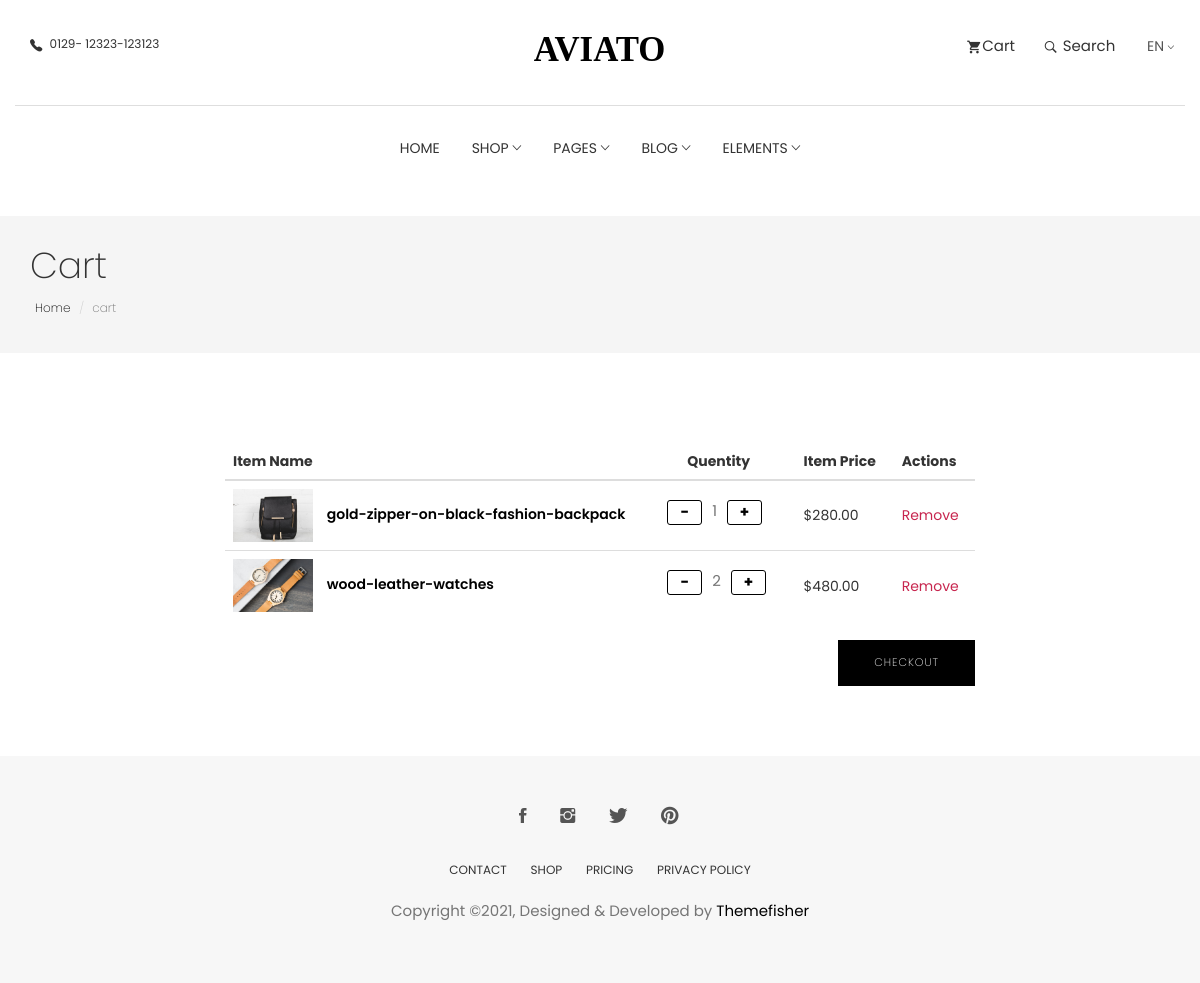
The page /order/cart/ (signed in) on the database its author committed.
### order/models.py (models this page shows, shortened)
class Cart(models.Model):
    user = models.ForeignKey(
        CustomUser, on_delete=models.CASCADE, related_name='cart')
    item = models.ForeignKey(Product, on_delete=models.CASCADE)
    quentity = models.IntegerField(default=1)
    purchased = models.BooleanField(default=False)
    created = models.DateTimeField(auto_now_add=True)
    updated = models.DateTimeField(auto_now=True)
    def get_total(self):
        total = self.item.price * self.quentity
        float_total = format(total, '0.2f')
        return float_total

### core/models.py (models this page shows, shortened)
class Product(models.Model):
    name = models.CharField(max_length=100, blank=False, null=False)
    category = models.ForeignKey(Category, on_delete=models.CASCADE)
    preview_desc = models.CharField(
        max_length=100, verbose_name='short description')
    description = models.TextField(max_length=300, verbose_name='description')
    image = models.ImageField(upload_to='products')
    price = models.FloatField()
    old_price = models.FloatField(default=0.0, blank=True, null=True)
    is_stock = models.BooleanField(default=True)
    created = models.DateTimeField(auto_now_add=True)
    class Meta:
        ordering = ['-created']

### order/views.py (the view)
# urls.py: path('cart/', views.CartView.as_view(), name='cart'),
@method_decorator(login_required, name='dispatch')
class CartView(TemplateView):
    template_name = 'order/cart.html'
    def get_context_data(self, **kwargs):
        context = super().get_context_data(**kwargs)
        context['carts'] = Cart.objects.filter(
            user=self.request.user, purchased=False)
        return context

### order/models.py (called while the page is built)
    def get_totals(self):
        total = 0
        for order_item in self.orderitems.all():
            total += float(order_item.get_total())
        return total

### order/templatetags/cart_items.py (called while the page is built)
@register.filter(name='cart_items')
def cart_items(user):
    items = Cart.objects.filter(user=user, purchased=False)
    if items.exists():
        return items
    else:
        return False

@register.filter
def order_price(user):
    orders = Order.objects.filter(user=user, ordered=False)
    if orders.exists():
        order = orders[0]
        return order.get_totals()
    else:
        False

### templates/order/cart.html
{% extends 'core/base.html' %} {% load static %} {% load cart_items %} <br />
{% block content %}
<section class="page-header">
  <div class="container">
    <div class="row">
      <div class="col-md-12">
        <div class="content">
          <h1 class="page-name">Cart</h1>
          <ol class="breadcrumb">
            <li><a href="/">Home</a></li>
            <li class="active">cart</li>
          </ol>
        </div>
      </div>
    </div>
  </div>
</section>
<div class="page-wrapper">
  <div class="cart shopping">
    <div class="container">
      <div class="row">
        <div class="col-md-8 col-md-offset-2">
          <div class="block">
            <div class="product-list">
              {% if carts %}
              <form method="post">
                <table class="table">
                  <thead>
                    <tr>
                      <th class="">Item Name</th>
                      <th class="">Quentity</th>
                      <th class="">Item Price</th>
                      <th class="">Actions</th>
                    </tr>
                  </thead>
                  <tbody>
                    {% for cart in carts %}
                    <tr class="">
                      <td class="">
                        <div class="product-info">
                          <img
                            width="80"
                            src="{{cart.item.image.url}}"
                            alt=""
                          />
                          <a href="#!">{{cart.item.name}}</a>
                        </div>
                      </td>
                      <td class="">
                        <div class="q-group">
                          <p class="q-btn">
                            <a
                              id="decrement"
                              href="{% url 'decrement' cart.item.id %}"
                              >-</a
                            >
                          </p>
                          <p id="quentity">{{cart.quentity}}</p>
                          <p class="q-btn">
                            <a
                              id="increment"
                              itemid="{{cart.item.id}}"
                              href="{% url 'increment' cart.item.id %}"
                              >+</a
                            >
                          </p>
                        </div>
                      </td>
                      <td class="">${{cart.get_total}}</td>
                      <td class="">
                        <a
                          class="product-remove"
                          href="{% url 'remove' cart.item.id %}"
                          >Remove</a
                        >
                      </td>
                    </tr>
                    {% endfor %}
                  </tbody>
                </table>
                <a href="{% url 'checkout' %}" class="btn btn-main pull-right"
                  >Checkout</a
                >
              </form>
              {% else %}
              <div class="mx-auto text-center">
                <h2>Cart Empty</h2>
                <br />
                <a href="/">add item to cart</a>
              </div>
              {% endif %}
            </div>
          </div>
        </div>
      </div>
    </div>
  </div>
</div>
{% endblock content %}

### templates/core/base.html (shortened to what this page needs)
<!DOCTYPE html>
<html lang="en">
  {% load static %} {% load cart_items %}
  <head>
    <link
      rel="stylesheet"
      href="{% static 'plugins/themefisher-font/style.css' %}"
    />
    <link
      rel="stylesheet"
      href="{% static 'plugins/bootstrap/css/bootstrap.min.css' %}"
    />
    <link rel="stylesheet" href="{% static 'plugins/animate/animate.css' %}" />
    <link rel="stylesheet" href="{% static 'plugins/slick/slick.css' %}" />
    <link
      rel="stylesheet"
      href="{% static 'plugins/slick/slick-theme.css' %}"
    />
    <link rel="stylesheet" href="{% static 'css/style.css' %}" />
    <link rel="stylesheet" href="{% static 'css/custom.css' %}" />
  </head>
  <body id="body">
    <section class="top-header">
      <div class="container">
        <div class="row">
          <div class="col-md-4 col-xs-12 col-sm-4">
            <div class="contact-number">
              <i class="tf-ion-ios-telephone"></i>
              <span>0129- 12323-123123</span>
            </div>
          </div>
          <div class="col-md-4 col-xs-12 col-sm-4">
            <div class="logo text-center">
              <a href="index.html">
                <svg
                  width="135px"
                  height="29px"
                  viewBox="0 0 155 29"
                  version="1.1"
                  xmlns="http://www.w3.org/2000/svg"
                  xmlns:xlink="http://www.w3.org/1999/xlink"
                >
                  <g
                    id="Page-1"
                    stroke="none"
                    stroke-width="1"
                    fill="none"
                    fill-rule="evenodd"
                    font-size="40"
                    font-family="AustinBold, Austin"
                    font-weight="bold"
                  >
                    <g
                      id="Group"
                      transform="translate(-108.000000, -297.000000)"
                      fill="#000000"
                    >
                      <text id="AVIATO">
                        <tspan x="108.94" y="325">AVIATO</tspan>
                      </text>
                    </g>
                  </g>
                </svg>
              </a>
            </div>
          </div>
          <div class="col-md-4 col-xs-12 col-sm-4">
            <ul class="top-menu text-right list-inline">
              <li class="dropdown cart-nav dropdown-slide">
                <a
                  href="#!"
                  class="dropdown-toggle"
                  data-toggle="dropdown"
                  data-hover="dropdown"
                  ><i class="tf-ion-android-cart"></i>Cart</a
                >
                {% if request.user.is_authenticated %}
                  {% if request.user|cart_items %}
              </li>
              {% endif %} {% endif %}
              <li class="dropdown search dropdown-slide">
                <a
                  href="#!"
                  class="dropdown-toggle"
                  data-toggle="dropdown"
                  data-hover="dropdown"
                  ><i class="tf-ion-ios-search-strong"></i> Search</a
                >
              </li>
              <li class="commonSelect">
                <select class="form-control">
                  <option>EN</option>
                </select>
              </li>
            </ul>
          </div>
        </div>
      </div>
    </section>
    <section class="menu">
      <nav class="navbar navigation">
        <div class="container">
          <div id="navbar" class="navbar-collapse collapse text-center">
            <ul class="nav navbar-nav">
              <li class="dropdown">
                <a href="/">Home</a>
              </li>
              <li class="dropdown dropdown-slide">
                <a
                  href="#!"
                  class="dropdown-toggle"
                  data-toggle="dropdown"
                  data-hover="dropdown"
                  data-delay="350"
                  role="button"
                  aria-haspopup="true"
                  aria-expanded="false"
                  >Shop <span class="tf-ion-ios-arrow-down"></span
                ></a>
              </li>
              <li class="dropdown full-width dropdown-slide">
                <a
                  href="#!"
                  class="dropdown-toggle"
                  data-toggle="dropdown"
                  data-hover="dropdown"
                  data-delay="350"
                  role="button"
                  aria-haspopup="true"
                  aria-expanded="false"
                  >Pages <span class="tf-ion-ios-arrow-down"></span
                ></a>
              </li>
              <li class="dropdown dropdown-slide">
                <a
                  href="#!"
                  class="dropdown-toggle"
                  data-toggle="dropdown"
                  data-hover="dropdown"
                  data-delay="350"
                  role="button"
                  aria-haspopup="true"
                  aria-expanded="false"
                  >Blog <span class="tf-ion-ios-arrow-down"></span
                ></a>
              </li>
              <li class="dropdown dropdown-slide">
                <a
                  href="#!"
                  class="dropdown-toggle"
                  data-toggle="dropdown"
                  data-hover="dropdown"
                  data-delay="350"
                  role="button"
                  aria-haspopup="true"
                  aria-expanded="false"
                  >Elements <span class="tf-ion-ios-arrow-down"></span
                ></a>
              </li>
            </ul>
          </div>
        </div>
      </nav>
    </section>
    {% block content %}{% endblock content %}
    <footer class="footer section text-center">
      <div class="container">
        <div class="row">
          <div class="col-md-12">
            <ul class="social-media">
              <li>
                <a href="https://www.facebook.com/themefisher">
                  <i class="tf-ion-social-facebook"></i>
                </a>
              </li>
              <li>
                <a href="https://www.instagram.com/themefisher">
                  <i class="tf-ion-social-instagram"></i>
                </a>
              </li>
              <li>
                <a href="https://www.twitter.com/themefisher">
                  <i class="tf-ion-social-twitter"></i>
                </a>
              </li>
              <li>
                <a href="https://www.pinterest.com/themefisher/">
                  <i class="tf-ion-social-pinterest"></i>
                </a>
              </li>
            </ul>
            <ul class="footer-menu text-uppercase">
              <li>
                <a href="contact.html">CONTACT</a>
              </li>
              <li>
                <a href="shop.html">SHOP</a>
              </li>
              <li>
                <a href="pricing.html">Pricing</a>
              </li>
              <li>
                <a href="contact.html">PRIVACY POLICY</a>
              </li>
            </ul>
            <p class="copyright-text">
              Copyright &copy;2021, Designed &amp; Developed by
              <a href="https://themefisher.com/">Themefisher</a>
            </p>
          </div>
        </div>
      </div>
    </footer>
  </body>
</html>

### static/css/style.css (style rules this page uses)
body { line-height: 1.5; font-family: "Poppins", sans-serif; -webkit-font-smoothing: antialiased; }
p { font-family: "Poppins", sans-serif; color: #757575; font-size: 15px; }
h1, h2, h3, h4, h5, h6 { font-family: "Poppins", sans-serif; }
h1, h2, h3, h4, h5, h6 { font-weight: 400; }
ol, ul { margin: 0; padding: 0; list-style: none; }
a, a:focus, a:hover { text-decoration: none; outline: 0; color: #000; }
.form-control { box-shadow: none; border-radius: 0; }
.btn-main, .btn-solid-border, .btn-transparent, .btn-small { background: #000; color: #fff; display: inline-block; font-size: 11px; letter-spacing: 1px; padding: 14px 35px; text-transform: uppercase; font-weight: 200; border-radius: 0; }
.section { padding: 80px 0; }
.page-header { background: #f5f5f5; margin-top: 20px; border-bottom: none; padding: 30px 0; }
.page-header h1 { font-weight: 200; margin: 0 0 6px 0; }
.page-header .breadcrumb { background: transparent; padding: 5px; margin: 0; }
.page-header .breadcrumb li { font-weight: 200; font-size: 12px; }
.page-header .breadcrumb li a { color: #000; }
.page-wrapper { padding: 70px 0; }
.dropdown-slide { position: static; }
.commonSelect { margin-left: 10px; padding-right: 6px; position: relative; }
.commonSelect:before { content: '\f3d0'; font-family: "themefisher-font"; position: absolute; right: -4px; top: 4px; font-size: 10px; }
.commonSelect select { -webkit-appearance: none; -moz-appearance: none; cursor: pointer; border: none; padding: 0; height: auto; color: #555; }
.top-header .container { padding-top: 35px; padding-bottom: 35px; border-bottom: 1px solid #dedede; }
.top-header .contact-number { font-size: 12px; color: #333; }
.top-header .contact-number i { margin-right: 4px; font-size: 18px; vertical-align: middle; }
.top-header .top-menu > li > a { color: #333; font-size: 15px; padding: 0 8px; }
.top-header .top-menu > li > a i { font-size: 16px; margin-right: 2px; vertical-align: middle; }
.top-header .logo a { display: inline-block; }
.navigation { margin-bottom: 0; padding: 10px 0; }
.navigation .navbar-nav > li { position: static; }
.navigation .navbar-nav > li > a { color: #333; font-size: 14px; padding: 20px 15px; text-transform: uppercase; transition: .2s ease-in-out 0s; border: 1px solid transparent; }
.navigation .container { position: relative; }
.navigation .navbar-nav { float: none; display: inline-block; }
.shopping.cart .product-list .table > tbody > tr > td { vertical-align: middle; }
.shopping.cart .product-list .product-info a { margin-left: 10px; color: #000; font-weight: 600; }
.shopping.cart .product-list .product-remove { color: #c7254e; }
.footer { background: #F7F7F7; padding: 50px 0; }
.footer .footer-menu { margin-top: 30px; }
.footer .footer-menu li { display: inline-block; margin: 0 10px; }
.footer .footer-menu li a { color: #333; font-size: 12px; }
.footer .copyright-text { margin-top: 20px; }
.copyright-text a { color: #000; }
.social-media li { display: inline-block; margin: 0 5px; }
.social-media li a { padding: 8px 10px; }
.social-media li a i { font-size: 20px; color: #555; }

### static/css/custom.css (style rules this page uses)
.q-group { display: flex; margin-left: -30px; }
.q-btn { border: 1px solid black; border-radius: 3px; padding: 0 5px; margin: 0 10px; cursor: pointer; width: 35px; height: 25px; text-align: center; align-items: center; font-weight: bold; }

### rows shown on the page
Cart: item.image (picture), item.name "gold-zipper-on-black-fashion-backpack", quentity "1", get_total "280.00"
Cart: item.image (picture), item.name "wood-leather-watches", quentity "2", get_total "480.00"
